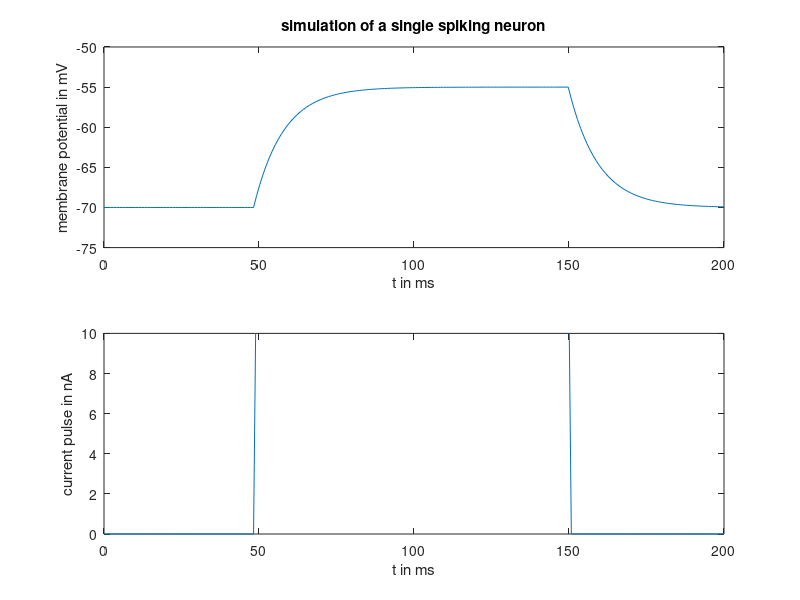

This chart was generated by the following MATLAB code:
%% Test and visualize the a single spiking neuron
% Plot the membrane potential of a neuron that receives an input current
%% Set the parameters
vrest = -70; % rest potential
tm = 10; % membrane time constant
T = 200; % total time in ms
tstart = 50; % start of the current pulse
tend = 150; % end of the current pulse
Ia = 15; % amplitude of the current pulse in nA
Ibias = - 70; % current bias
dt = 1; % time steps in ms

Vtrace = zeros(1,T);

%%
v = vrest;

for i = 1:dt:T 
    % calculate the current
    I = ((i >= tstart & i <= tend) * Ia) + Ibias; 
    
    % calculate the change in voltage
    dv = (-v + I)/tm; 
    v = v + dt*dv;
    
    % store the voltage and current change
    Vtrace(i) = v;
    Itrace(i) = I - Ibias;
end

%% Plot of the neuron
figure
x = linspace(0,T,T);
y1 = Vtrace;
y2 = Itrace;

% voltage trace
subplot(2,1,1)
plot(x, y1)
axis([0 200 -75 -50])
ylabel('membrane potential in mV')
xlabel('t in ms')
title('simulation of a single spiking neuron')

% current trace
subplot(2,1,2)
plot(x, y2)
axis([0 200 0 10])
ylabel('current pulse in nA')
xlabel('t in ms')